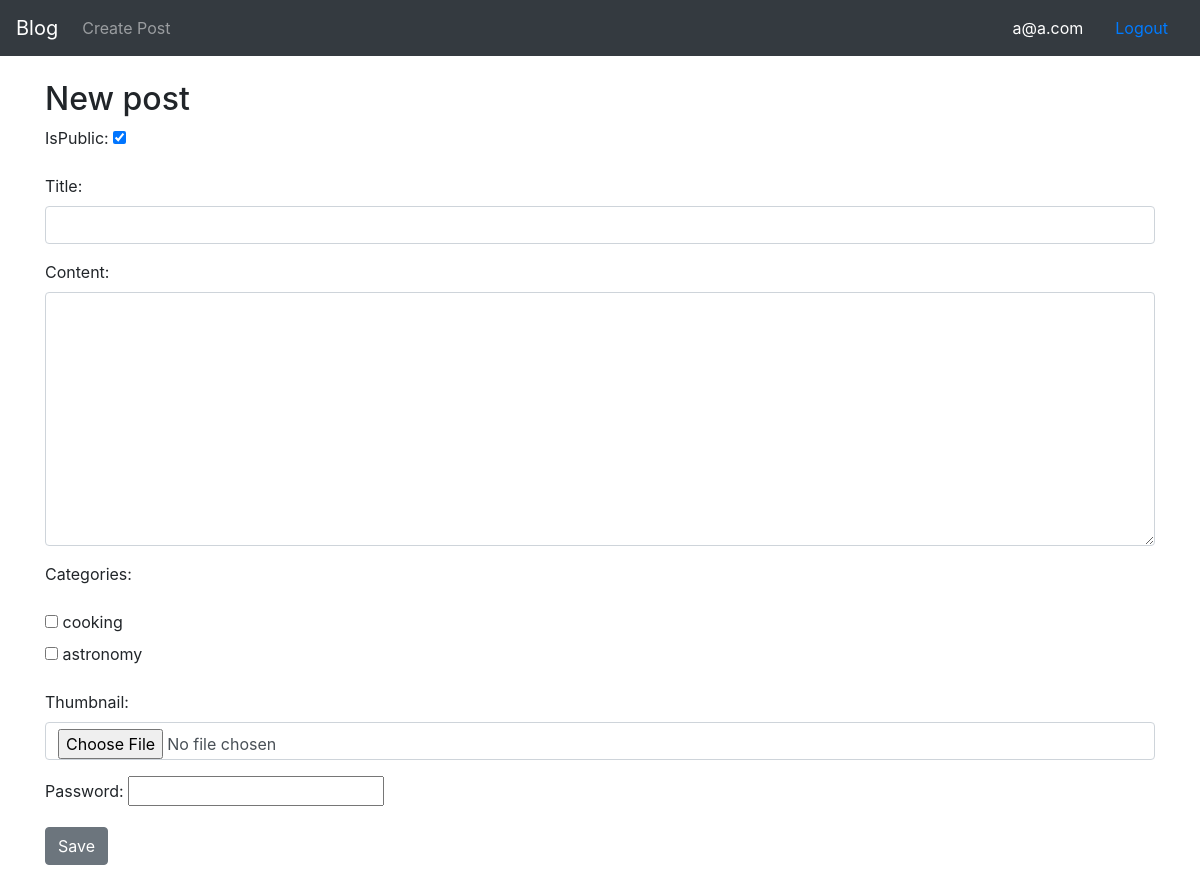
Before: /post/new/ (signed in) with the older database file.
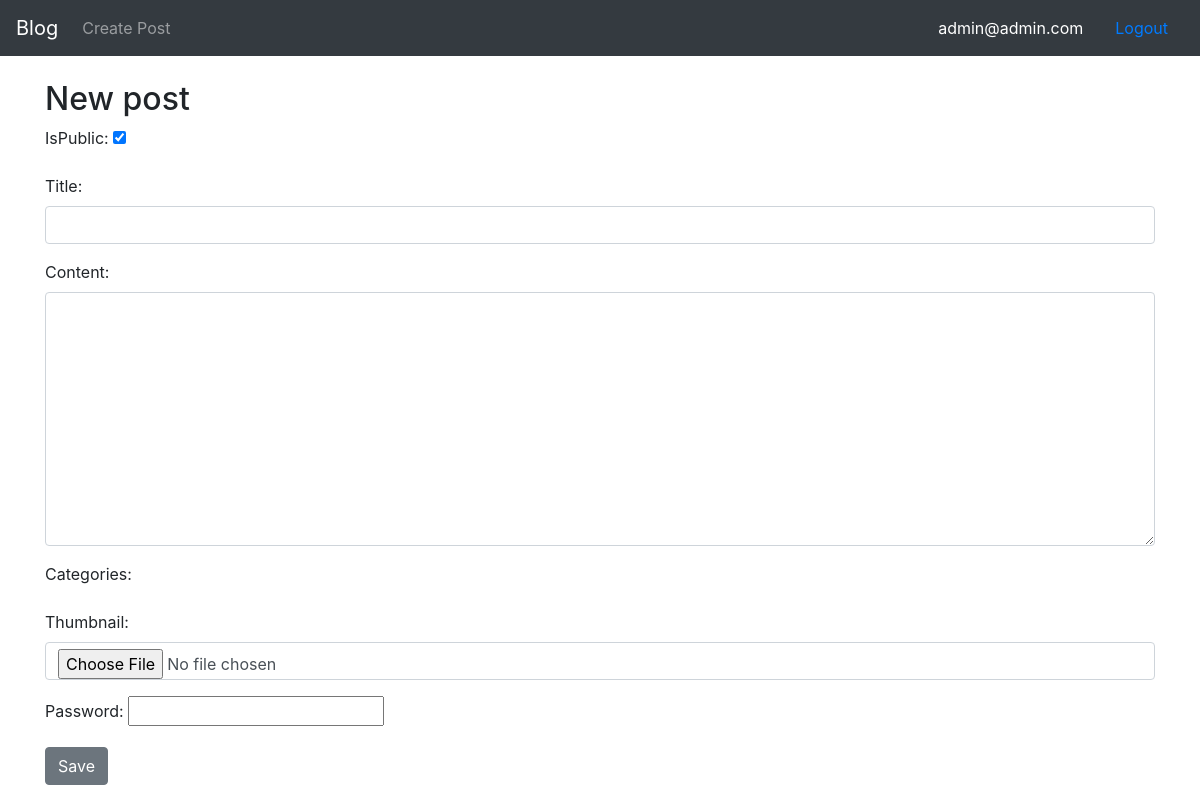
After: the same page with the newer database file.
### blog/models.py (models this page shows, shortened)
class CustomUser(AbstractUser):
    STATUS = (
         ('regular', 'regular'),
         ('admin', 'admin')
    )
    email = models.EmailField(unique=True)
    status = models.CharField(max_length=100, choices=STATUS, default='regular')
    description = models.TextField('Description', max_length=600, default='', blank=True)
    avatar = models.CharField(max_length=100, blank=True)

### blog/views.py (the view)
# urls.py: path('post/new/', views.post_new, name='post_new'),
@login_required
def post_new(request):
    if request.method == "POST":
        form = PostForm(request.POST, request.FILES)
        if form.is_valid():
            print('got POST and form is valid')
            post = form.save(commit=False)
            post.author = request.user
            post.save()
            form.save_m2m()
            return redirect('post_detail', pk=post.pk)
        print('got POST but form is invalid')
        print(form.errors)
    else:
        form = PostForm()
    return render(request, 'blog/add_post.html', {'form': form})

### blog/forms.py
class PostForm(forms.ModelForm):
    categories = forms.ModelMultipleChoiceField(
        queryset=Category.objects.all(),
        widget=forms.CheckboxSelectMultiple,
        required=True
    )
    class Meta:
        model = Post
        fields = ('isPublic', 'title', 'content', 'categories', 'thumbnail', 'password')
        widgets = {
            'title': forms.TextInput(attrs={'class': 'form-control'}),
            'content': forms.Textarea(attrs={'class': 'form-control'}),
            'thumbnail': forms.ClearableFileInput(attrs={'class': 'form-control'}),
        }

### blog/models.py (called while the page is built)
    def __str__(self):
            return self.name

### blog/templates/blog/add_post.html (shortened to what this page needs)
{% extends "base.html" %} {% block title %} Creating new blog post {% endblock%}
{% block page_content %}
<h2>New post</h2>
<div class="form-group">
  <form method="POST" enctype="multipart/form-data">
    {{ form.as_p }}
    <button type="submit" class="save btn btn-secondary">Save</button>
  </form>
</div>
 {% endblock %}

### blog/templates/navbar.html (shortened to what this page needs)
<nav class="navbar navbar-expand-lg navbar-dark bg-dark">
    <a class="navbar-brand" href="{% url "blog-home" %}">Blog</a>
    <div class="collapse navbar-collapse" id="navbarSupportedContent">
      <ul class="navbar-nav mr-auto">
        <li class="nav-item">
            <a class="nav-link" href="{% url "post_new" %}">Create Post</a>
        </li>
      </ul>
      <form class="form-inline my-2 my-lg-0">
        {% if user.is_authenticated %}
          <span class="navbar-text text-white mr-3">{{ user.email }}</span>
          <a class="nav-link" href="{% url 'logout' %}">Logout</a>
        {% else %}
          <a class="nav-link" href="{% url "blog-login" %}">Login</a>
          <a class="nav-link" href="{% url "blog-register" %}">Sign up</a>
        {% endif %}
      </form>
    </div>
</nav>

Changed rows visible on the page:
changed CustomUser: email "a@a.com" → "admin@admin.com"
Other visible differences:
form field categories: "☐ ☐" → (not shown)
text no longer shown: "IsPublic: Title: Content: Categories: cooking astronomy Thumbnail: Password:"
text now shown: "IsPublic: Title: Content: Categories: Thumbnail: Password:"
